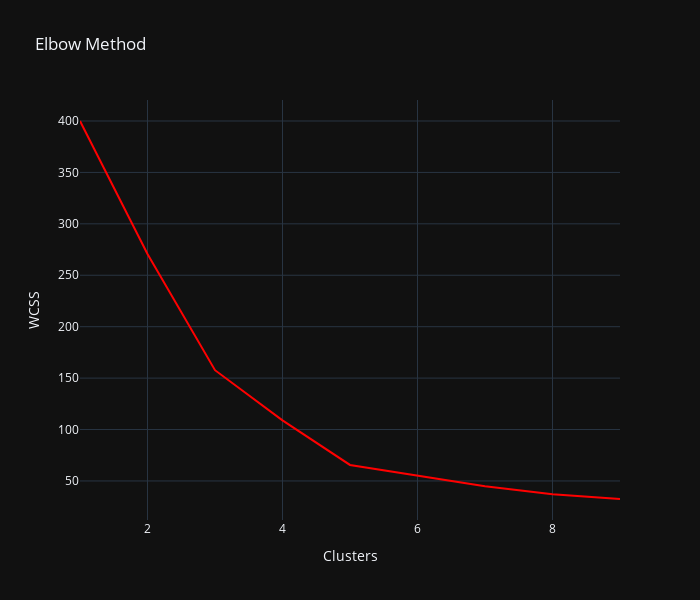

Source (notebook cell):
### Code cell
fig = px.line(x=range(1, 10), y=wcss, height=600, width=700, title="Elbow Method", color_discrete_sequence=["red"])
fig.update_layout(xaxis_title="Clusters",
                  yaxis_title="WCSS")
fig.show()

### Figure 1 — Plotly figure (JSON) as saved in the notebook; plotly's stock layout.template omitted (floating-point values rounded to 4 significant figures)
{"data": [{"hovertemplate": "x=%{x}<br>y=%{y}<extra></extra>", "legendgroup": "", "line": {"color": "red", "dash": "solid"}, "marker": {"symbol": "circle"}, "mode": "lines", "name": "", "orientation": "v", "showlegend": false, "x": [1, 2, 3, 4, 5, 6, 7, 8, 9], "xaxis": "x", "y": [400.0, 270.7, 157.7, 108.9, 65.57, 55.1, 44.86, 37.15, 32.45], "yaxis": "y", "type": "scatter"}], "layout": {"xaxis": {"anchor": "y", "domain": [0.0, 1.0], "title": {"text": "Clusters"}}, "yaxis": {"anchor": "x", "domain": [0.0, 1.0], "title": {"text": "WCSS"}}, "legend": {"tracegroupgap": 0}, "title": {"text": "Elbow Method"}, "height": 600, "width": 700}}
